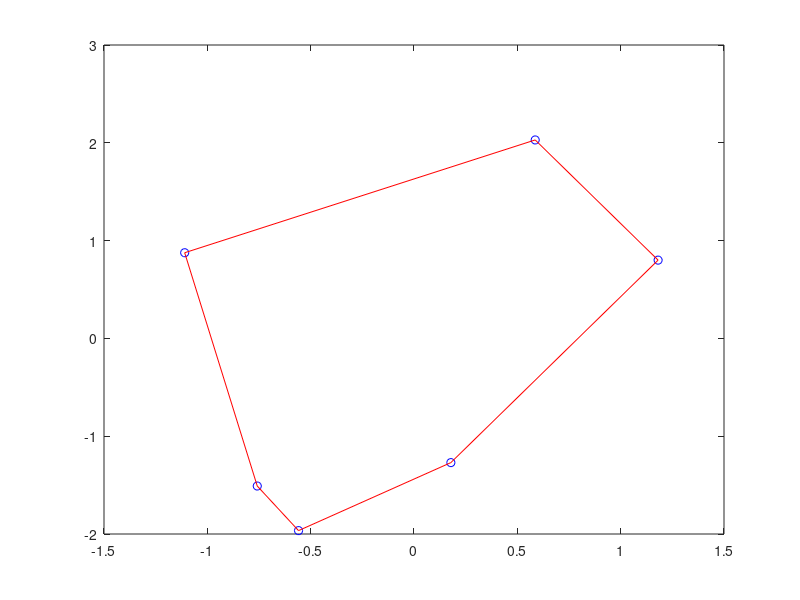
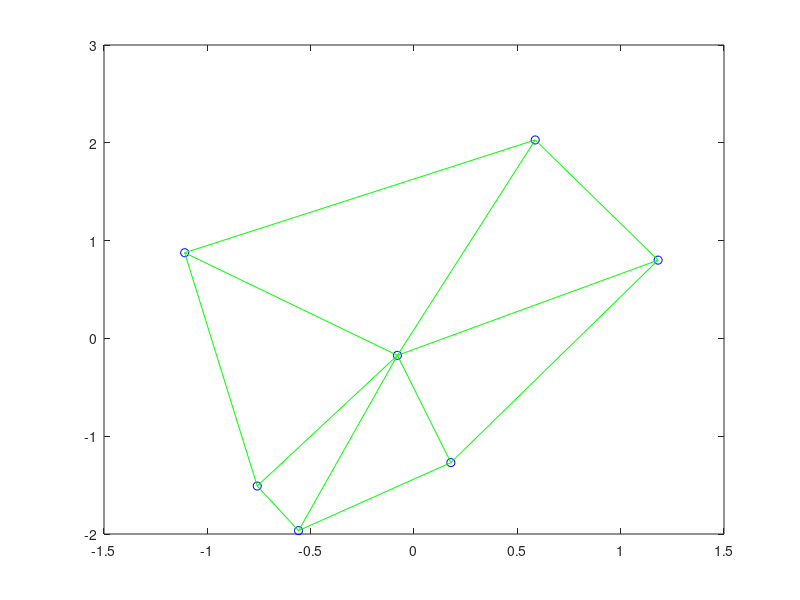

Write the MATLAB code that produced these figures, in order. (Note: this script raises an error after producing the figures.)
% Source: https://de.mathworks.com/matlabcentral/answers/327990-generate-random-coordinates-inside-a-convex-polytope#answer_257270

rng(1)

vertices = [1.18116604196553 0.800320709801823;-0.758453297283692 -1.50940472473439;-1.10961303850152 0.875874147834533;-0.558680764473972 -1.96541870928278;0.178380225849766 -1.27007139263854;0.586442621667069 2.02916018474976];
faces = [2 4;4 5;5 1;1 6;6 3;3 2];

plot(vertices(:,1),vertices(:,2),'bo');
hold on
plot([vertices(faces(:,1),1),vertices(faces(:,2),1)]',[vertices(faces(:,1),2),vertices(faces(:,2),2)]','r-')

% Calculate the mean of the coordinates of the vertices.
centerVertex = mean(vertices,1);

% Append centerpoint to the vertices.
vertices(end+1,:) = centerVertex;
indexCenterVertex = size(vertices,1);

% Create segments.
nSegments = size(faces,1);
segments = [faces,repmat(indexCenterVertex,nSegments,1)];

figure
plot(vertices(:,1),vertices(:,2),'bo');
hold on
plot([vertices(segments(:,1),1),vertices(segments(:,2),1),vertices(segments(:,3),1)]',[vertices(segments(:,1),2),vertices(segments(:,2),2),vertices(segments(:,3),2)]','g-')

% Calculate volumes of the segments.
segmentVolumes = zeros(1,nSegments);

for iSegment = 1:nSegments
  segmentVolumes(iSegment) = abs(det(vertices(segments(iSegment,1:2),:) - centerVertex));
end

% Normalize volumes.
segmentVolumes = segmentVolumes/sum(segmentVolumes);

%% Sample random points
nRandomPoints = 1000;

% Distribute the sampled points uniformly to the segments, relative to the 
% segment volumes.
[~,~,segmentIndices] = histcounts(rand(nRandomPoints,1),cumsum([0,segmentVolumes]));

r1 = rand(nRandomPoints,1);
uv = vertices(segments(segmentIndices,1),:).*r1 + vertices(segments(segmentIndices,2),:).*(1-r1);
r2 = sqrt(rand(nRandomPoints,1));
uv = uv.*r2 + vertices(segments(segmentIndices,3),:).*(1-r2);

figure
plot(vertices(:,1),vertices(:,2),'bo');
hold on
plot([vertices(segments(:,1),1),vertices(segments(:,2),1),vertices(segments(:,3),1)]',[vertices(segments(:,1),2),vertices(segments(:,2),2),vertices(segments(:,3),2)]','g-')
plot(uv(:,1),uv(:,2),'m.')